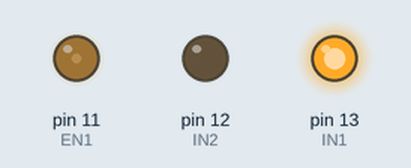
The sketch below on a simulated Arduino Uno, built with avr-gcc and run on an emulated ATmega328P. Parts: output pins drawn as LEDs (lit = HIGH).

Above: at 0.05 s.
At 11.45 s:
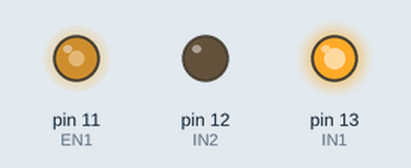
At 37.25 s:
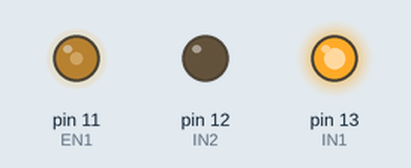
Timing chart, 0 to 40.0 s (numbered marks = the images above):
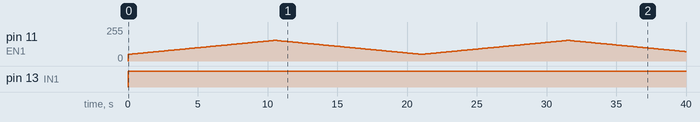

The sketch:

Oppg_3.ino
```cpp
const uint8_t EN1 = 11;
const uint8_t IN1 = 13;
const uint8_t IN2 = 12;

void setup() {
  // put your setup code here, to run once:
  pinMode(EN1, OUTPUT);
  pinMode(IN1, OUTPUT);
  pinMode(IN2, OUTPUT);
}

void loop() {
  // put your main code here, to run repeatedly:
  digitalWrite(IN1, HIGH);
  digitalWrite(IN2, LOW);

  for (uint8_t i = 50; i < 155; i++){
    analogWrite(EN1, i);
    delay(100);
  }
  for (uint8_t i = 155; i > 50; i--){
    analogWrite(EN1, i);
    delay(100);
  }
}
```

Measured:
- by itself, pin 13 (IN1): LOW → HIGH at 0.00 s
